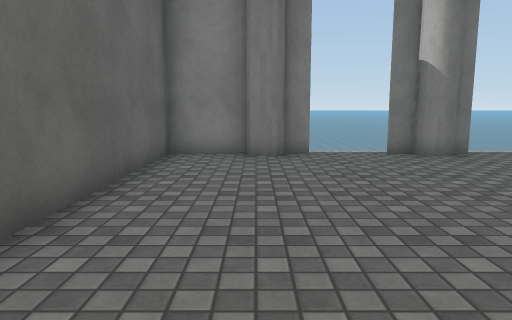
View 1 (above)

24 first-person views from a walk through a Unity game level. The camera is 1.2 m above the floor, tilts 8° down and sees 70° across. The floor is counted in squares, 1 m on a side. Each view is taken from the middle of a square. On the plan, view 1 faces up. The plan holds only what a view shows up to about 15 squares ahead; the rest is blank. The place goes on beyond the plan. Some animated figures are not drawn. Surface patterns are stand-ins for the level's own textures.

View 2
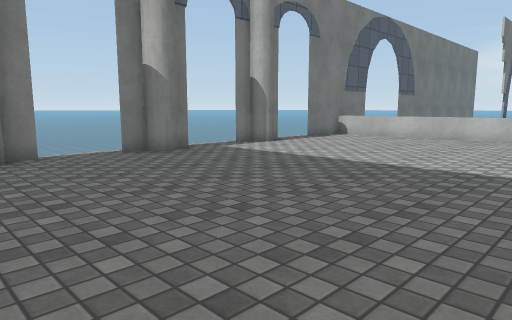

View 3
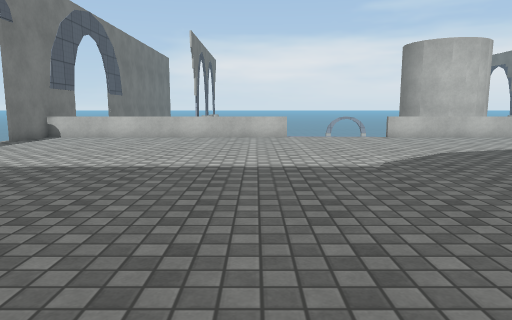

View 4
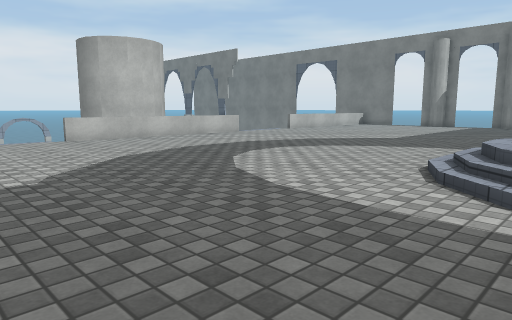

View 5
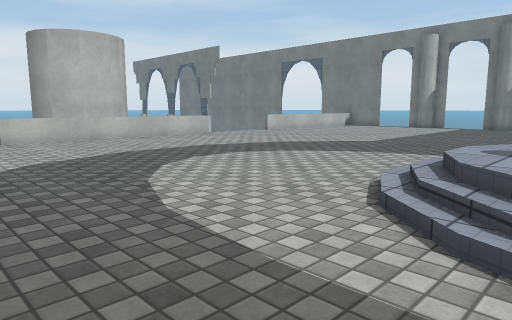

View 6
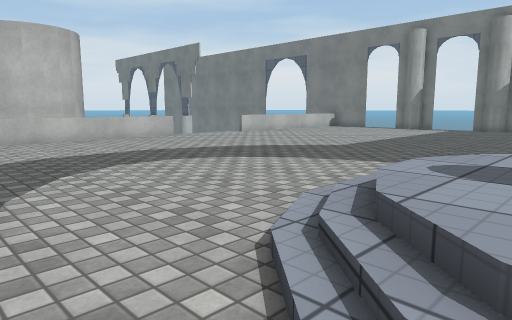

View 7
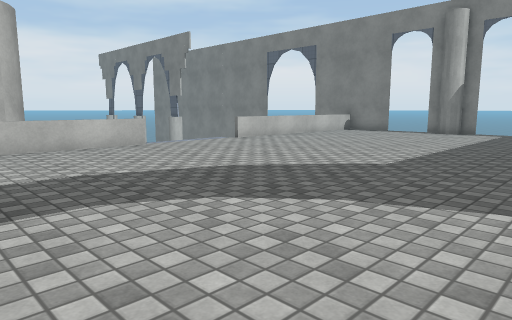

View 8
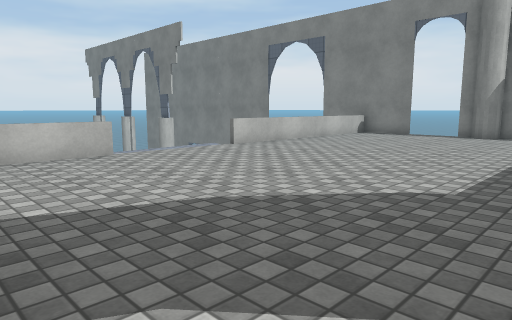

View 9
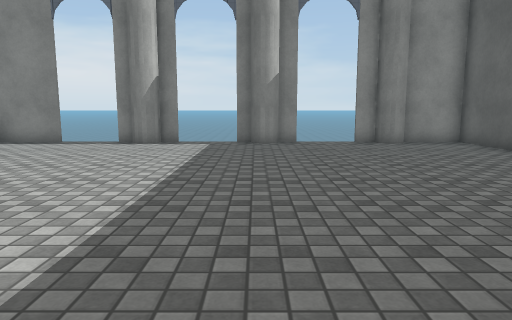

View 10
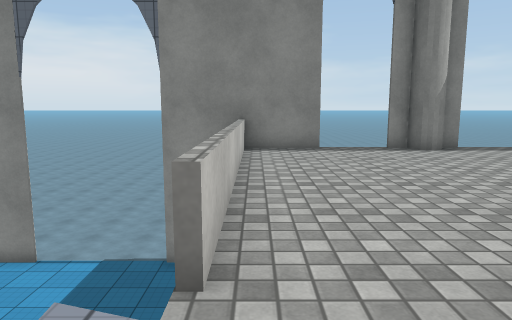

View 11
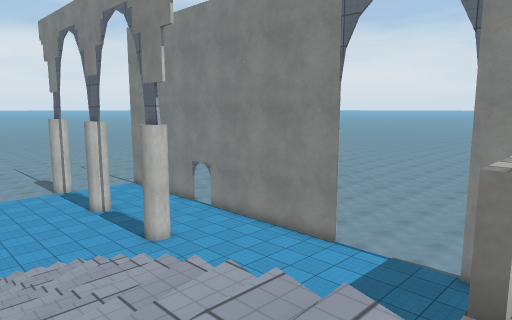

View 12
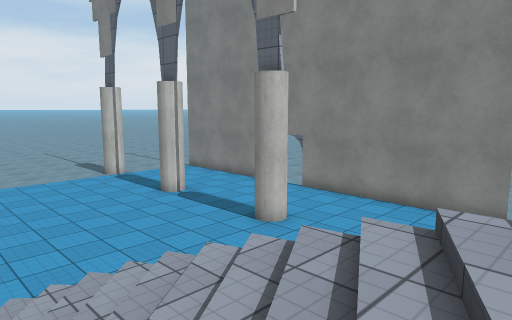

View 13
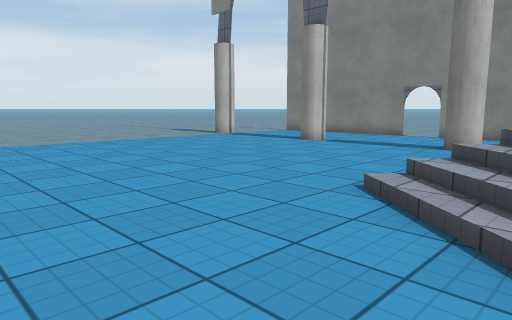

View 14
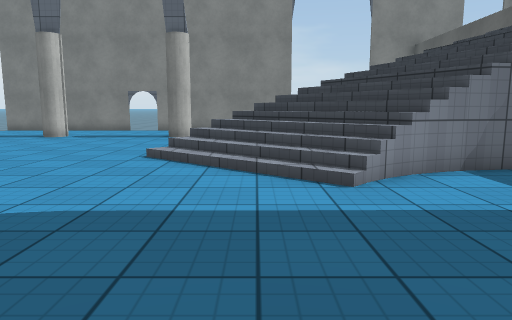

View 15
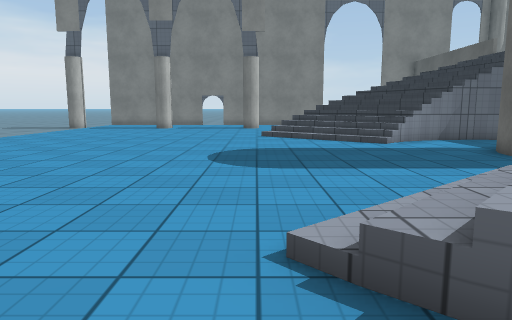

View 16
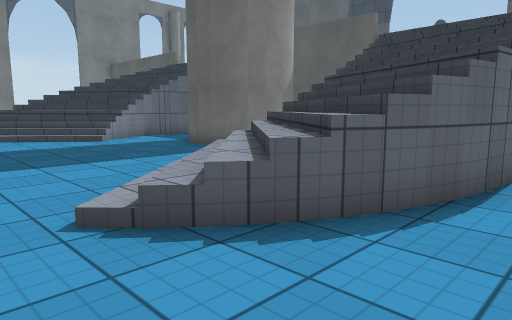

View 17
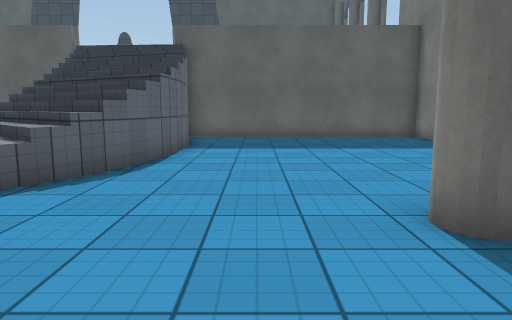

View 18
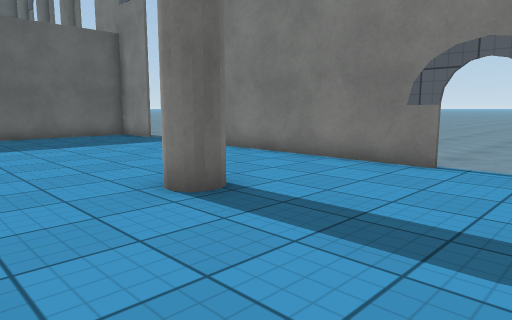

View 19
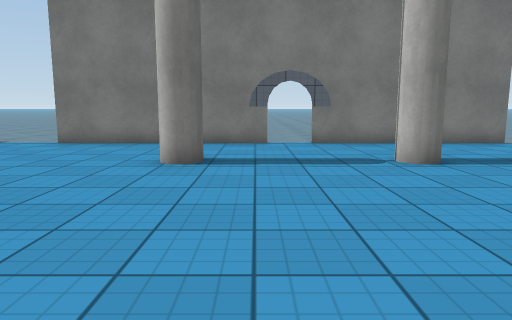

View 20
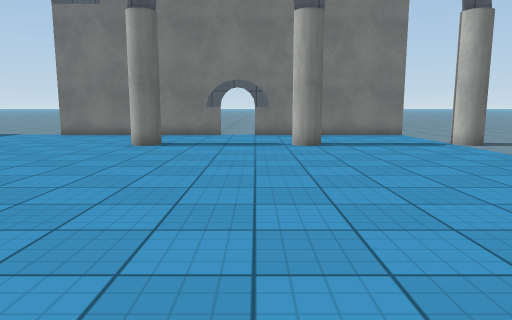

View 21
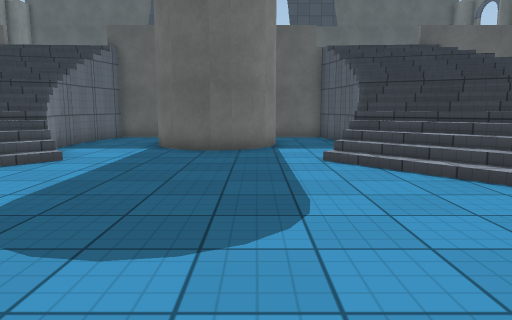

View 22
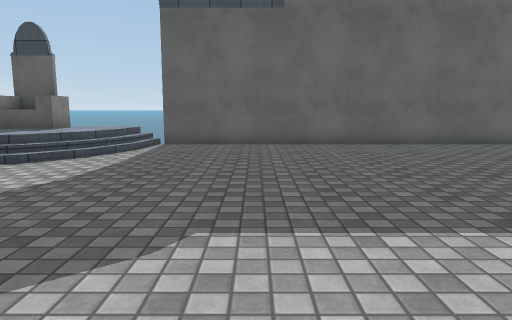

View 23
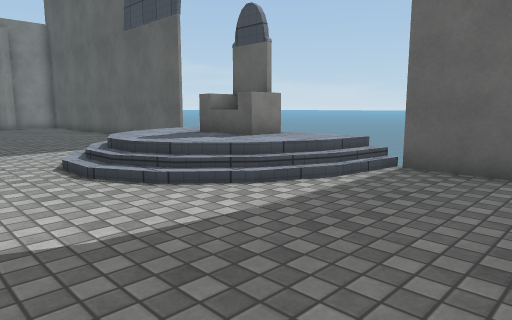

View 24
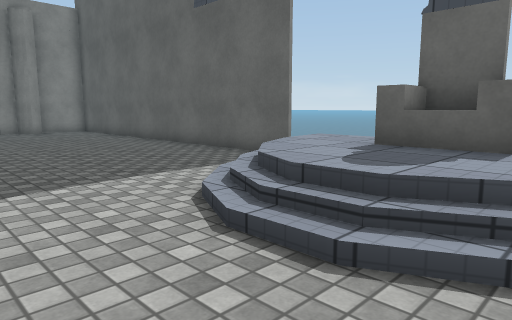

### Floor plan
Key: @ floor where view 1 was taken; # wall or solid block; . main floor; : floor 0.5 m higher than the main floor; - floor 3.75 m lower than the main floor; / step, stairs or slope; = window, fence, low wall or low ledge; v drop or lower ground; C cylinder; B block.
Columns run from 2 left of view 1 to 33 right of it. Each row starts with its distance up from view 1.
 10 ####..###.### ##### ---########-####
  9 #...............=------------------
  8 #...............=-------------------
  7 #...............=-------------------
  6 #...............=-----------C-----C-
  5 #...............=-----------CC---CC-
  4 #...............=-------------------
  3 #...............=-------------------
  2 #...............=-------------------
  1 #...............=--#v/v#------------
  0 #.@.............==///////##---------
 -1 #................//////////=--------
 -2 #................///////////--------
 -3 #................//////////---------
 -4 #................///  ////---------
 -5 ////............=#-----//----------
 -6 ::://...........=-----------------
 -7 BB::/...........=  ###-------------
 -8 #B::/...........=    #-------------
 -9 BB::/...........=    #--------------
-10 ::://...........=   ##--------------
-11 ////............=-------------------
-12  /..............=------=/-----------
-13 #...............=#vvv#////----------
-14 #................//////////---------
-15 #................///////////--------
-16 #................///////////--------
-17 #................////////// --------
-18 #...............=#   //     --------
-19 #...............=           --------
-20 #...............=          ---------
-21  ...............=         ----------
-22  ...............=      -----CC---CC
-23  ...............= ----------------
-24 #...............= ---------------
-25 #...............= --------------
-26 ####..##..###.###  #---########

Where each view was taken, in squares from view 1:
view 1: 0 up, 0 right, facing up
view 2: 0 up, 1 left, facing up-right
view 3: 1 up, 1 left, facing right
view 4: 0 up, 0 right, facing down-right
view 5: 2 down, 0 right, facing down-right
view 6: 4 down, 0 right, facing down-right
view 7: 7 down, 3 right, facing down-right
view 8: 9 down, 5 right, facing down-right
view 9: 13 down, 5 right, facing down
view 10: 15 down, 14 right, facing down
view 11: 15 down, 14 right, facing down-right
view 12: 14 down, 19 right, facing down-right
view 13: 10 down, 23 right, facing down-right
view 14: 6 down, 23 right, facing down
view 15: 1 up, 26 right, facing down
view 16: 2 up, 27 right, facing down-left
view 17: 3 up, 30 right, facing left
view 18: 2 up, 31 right, facing up-left
view 19: 3 down, 28 right, facing up
view 20: 7 down, 30 right, facing up
view 21: 7 down, 30 right, facing left
view 22: 1 down, 10 right, facing left
view 23: 1 down, 5 right, facing down-left
view 24: 6 down, 5 right, facing down-left
